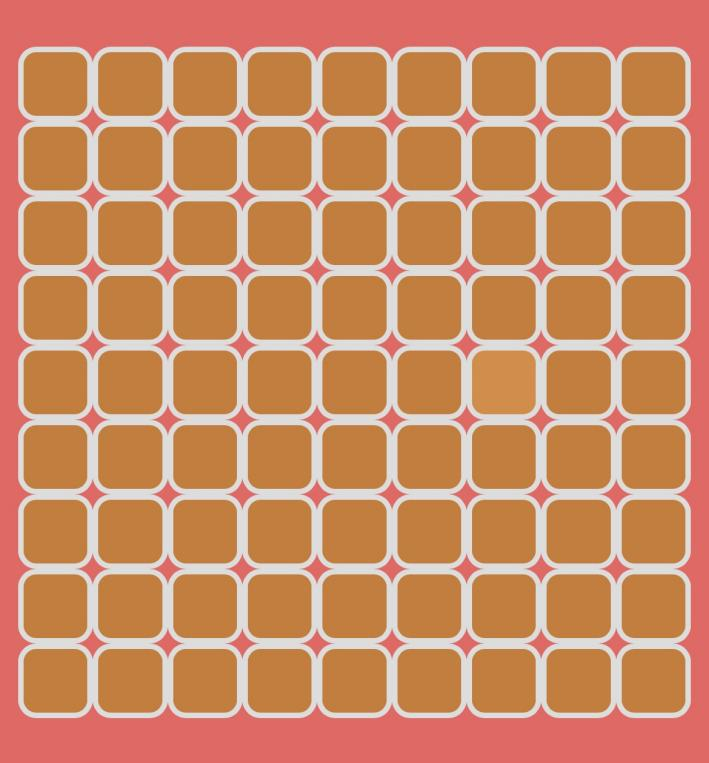
//> input picture Qt code/untitled30/build/Desktop_Qt_6_7_3-Debug/10.png, 709 x 763 px
$ ./main   (built with g++ and OpenCV 4)
//> lines starting //> are read from the running program, lines starting //| are printed output that depends on the picture; after the words box and inside, x2 and y2 are one past the last pixel; in counts of white or black regions, pixels touching at a corner belong together
#include <opencv2/opencv.hpp>

int main()
{//7.80,,8.200,,9.80,,10.150//
    cv::Mat img = cv::imread("10.png");
//> img is the input picture: 763 rows x 709 cols, CV_8UC3; mean B, G, R 103, 141, 205.4
    cv::Mat gray;
    cv::cvtColor(img, gray, cv::COLOR_BGR2GRAY);
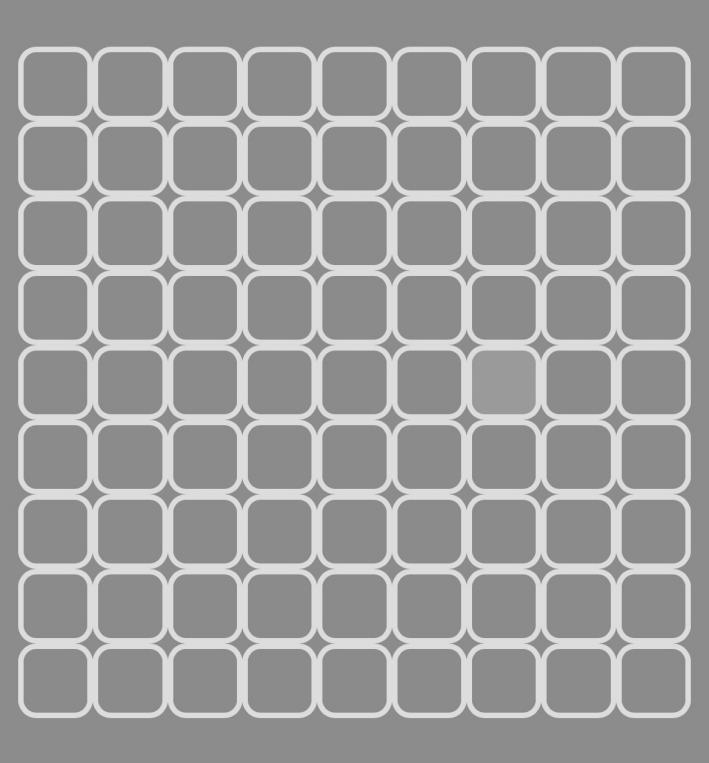
//> gray: 763 rows x 709 cols, CV_8UC1; min 120, max 240, mean 155.9
    //cv::imshow("gray", gray);

    int threshold_value = 150;
    cv::Mat thresh_tozero;
    double ret;
    ret = cv::threshold(gray, thresh_tozero, threshold_value, 225, cv::THRESH_TOZERO);
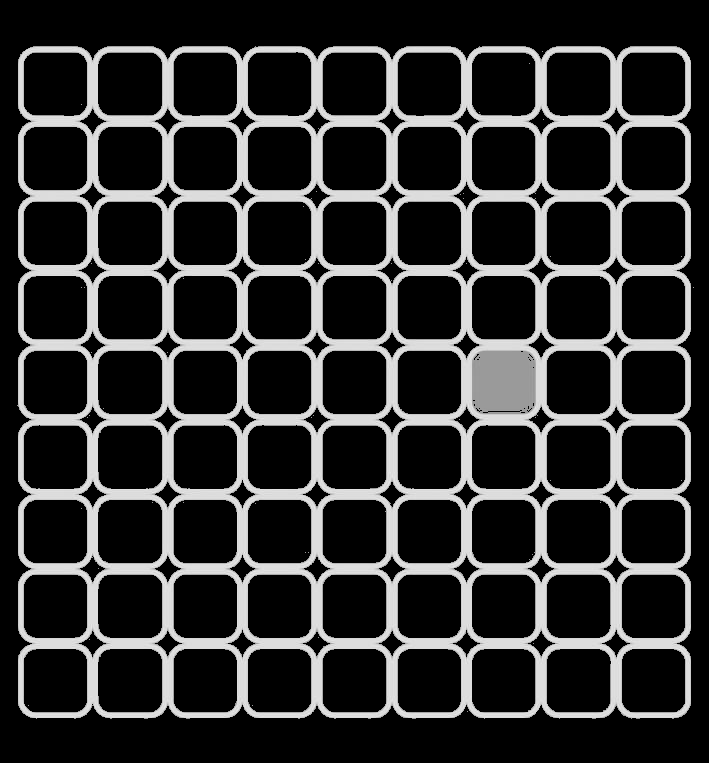
//> thresh_tozero: 763 rows x 709 cols, CV_8UC1; min 0, max 240, mean 49.4
    //cv::imshow("THRESH_TOZERO", thresh_tozero);

    cv::Mat thresh_tozero1;
    cv::cvtColor(thresh_tozero, thresh_tozero1, cv::COLOR_GRAY2BGR);

    cv::Point pt1(471, 351);
    cv::Point pt2(535, 412);
    cv::Scalar color(0, 0, 255);
    int thickness = 2;
    cv::rectangle(thresh_tozero1, pt1, pt2, color, thickness);
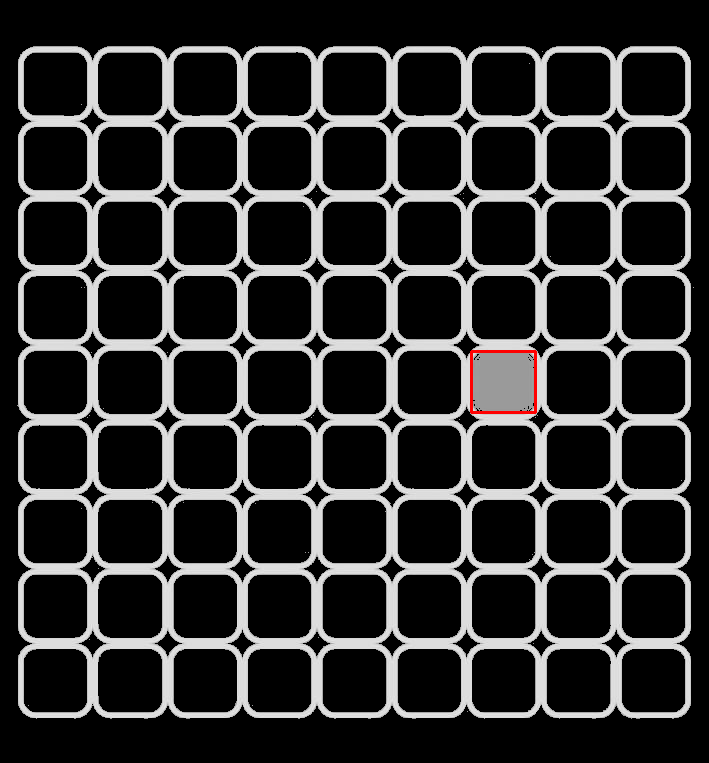
//> thresh_tozero1: 763 rows x 709 cols, CV_8UC3; mean B, G, R 49.2, 49.2, 49.5
    cv::rectangle(img, pt1, pt2, color, thickness);
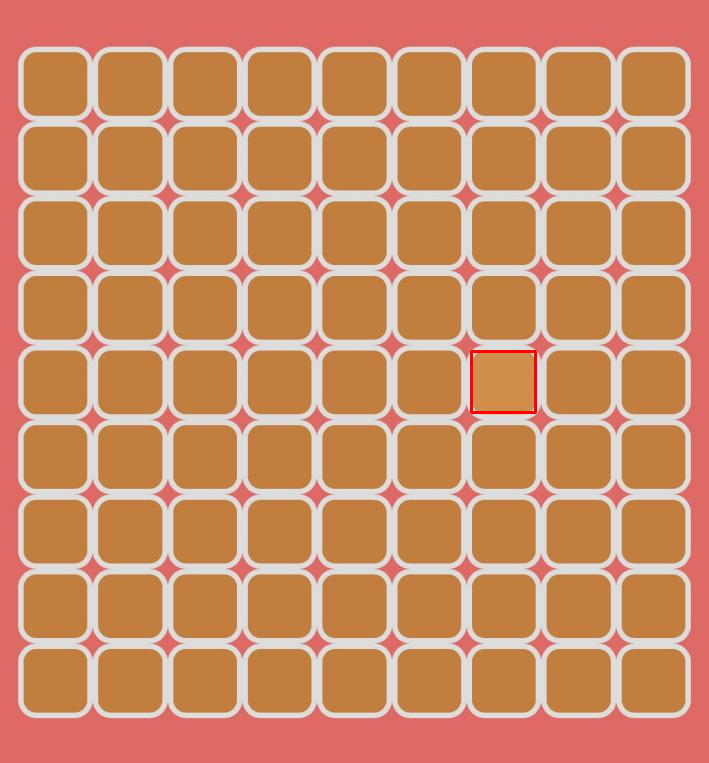
//> img: 763 rows x 709 cols, CV_8UC3; 0.14% of pixels changed, all inside (x1, y1, x2, y2) = (470, 350, 537, 414)
    cv::imshow("THRESH_TOZERO1", thresh_tozero1);
    cv::imshow("img", img);

    cv::waitKey(0);

    return 0;
}
